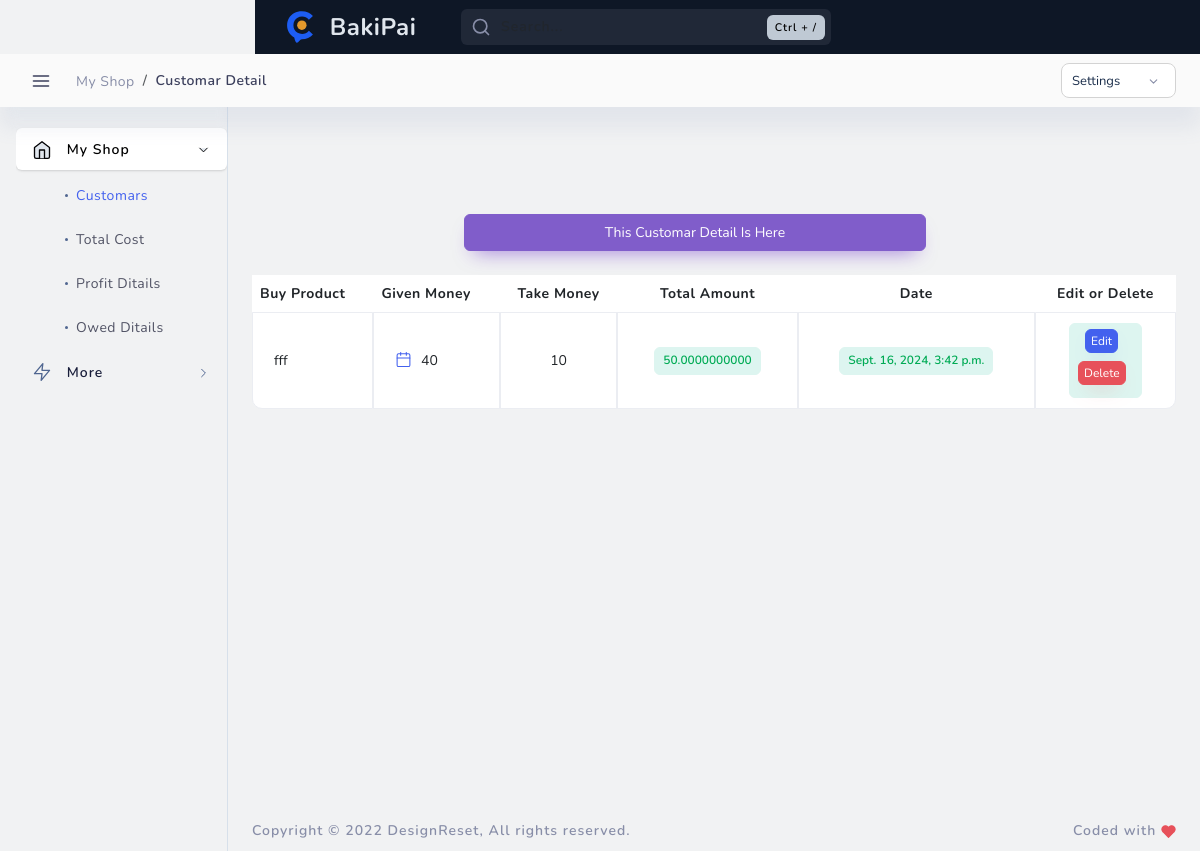
The app's page /customar_detail/3/ with its own data.
### admin_panel/models.py (models this page shows, shortened)
class customar_ditail(models.Model):
    customer = models.ForeignKey(customar, on_delete=models.CASCADE)
    buy_product = models.TextField(max_length=1000)
    given_money =  models.IntegerField()
    get_money = models.IntegerField(blank=True, null=True)
    total_amount = models.DecimalField(max_digits=100, decimal_places=10 , default=0)
    transaction_date = models.DateTimeField(auto_now_add=True)
    pay_at = models.DateTimeField(null=True , blank=True)

### admin_panel/views.py (the view)
# urls.py: path('customar_detail/<int:id>/', customar_details, name='customar_detail'),
def customar_details(request , id ):
    customer = get_object_or_404(customar, id=id)
    detail = customar_ditail.objects.filter(customer=customer)
    delete_customar_detail = request.POST.get('delete')
    if request.method == 'POST' and delete_customar_detail:
        delete_cus_detail = customar_ditail.objects.get( id = delete_customar_detail)
        delete_cus_detail.delete()
        return redirect('customar_detail/<int:id>')
    context = {
         'detail':detail
    }
    return render(request , 'admin_panel/customar_detail.html',context)

### admin_panel/templates/admin_panel/customar_detail.html (shortened to what this page needs)
{% load static %}
<!DOCTYPE html>
<html lang="en">
<head>
    <link href="{% static 'admin_theme/layouts/vertical-dark-menu/css/light/loader.css' %}" rel="stylesheet" type="text/css" />
    <link href="{% static 'admin_theme/layouts/vertical-dark-menu/css/dark/loader.css' %}" rel="stylesheet" type="text/css" />
    <link href="{% static 'admin_theme/src/bootstrap/css/bootstrap.min.css' %}" rel="stylesheet" type="text/css" />
    <link href="{% static 'admin_theme/layouts/vertical-dark-menu/css/light/plugins.css' %}" rel="stylesheet" type="text/css" />
    <link href="{% static 'admin_theme/layouts/vertical-dark-menu/css/dark/plugins.css' %}" rel="stylesheet" type="text/css" />
    <link href="{% static 'admin_theme/src/plugins/src/apex/apexcharts.css' %}" rel="stylesheet" type="text/css">
    <link href="{% static 'admin_theme/src/assets/css/light/dashboard/dash_1.css' %}" rel="stylesheet" type="text/css" />
    <link href="{% static 'admin_theme/src/assets/css/dark/dashboard/dash_1.css' %}" rel="stylesheet" type="text/css" />
</head>
<body class="layout-boxed">
    <div class="header-container container-xxl">
        <header class="header navbar navbar-expand-sm expand-header">
            <ul class="navbar-item theme-brand flex-row  text-center">
                <li class="nav-item theme-logo">
                    <a href="index.html">
                        <img src="{% static 'admin_theme/src/assets/img/logo2.svg' %}" class="navbar-logo" alt="logo">
                    </a>
                </li>
                <li class="nav-item theme-text">
                    <a href="index.html" class="nav-link"> BakiPai</a>
                </li>
            </ul>
            <div class="search-animated toggle-search">
                <svg xmlns="http://www.w3.org/2000/svg" width="24" height="24" viewBox="0 0 24 24" fill="none" stroke="currentColor" stroke-width="2" stroke-linecap="round" stroke-linejoin="round" class="feather feather-search"><circle cx="11" cy="11" r="8"></circle><line x1="21" y1="21" x2="16.65" y2="16.65"></line></svg>
                <form class="form-inline search-full form-inline search" role="search">
                    <div class="search-bar">
                        <input type="text" class="form-control search-form-control  ml-lg-auto" placeholder="Search...">
                    </div>
                </form>
                <span class="badge badge-secondary">Ctrl + /</span>
            </div>
        </header>
    </div>
    <div class="main-container" id="container">
        <div class="sidebar-wrapper sidebar-theme">
            <nav id="sidebar">
                <div class="shadow-bottom"></div>
                <ul class="list-unstyled menu-categories" id="accordionExample">
                    <li class="menu active">
                        <a href="#dashboard" data-bs-toggle="collapse" aria-expanded="true" class="dropdown-toggle">
                            <div class="">
                                <span>My Shop</span>
                            </div>
                            <div>
                                <svg xmlns="http://www.w3.org/2000/svg" width="24" height="24" viewBox="0 0 24 24" fill="none" stroke="currentColor" stroke-width="2" stroke-linecap="round" stroke-linejoin="round" class="feather feather-chevron-right"><polyline points="9 18 15 12 9 6"></polyline></svg>
                            </div>
                        </a>
                        <ul class="collapse submenu list-unstyled show" id="dashboard" data-bs-parent="#accordionExample">
                            <li class="active">
                                <a href="{% url 'customar_list' %}"> Customars </a>
                            </li>
                            <li>
                                <a href="./index2.html">Total Cost </a>
                            </li>
                            <li>
                                <a href="{% url 'profit_detail' %}"> Profit Ditails </a>
                            </li>
                            <li>
                                <a href="{% url 'owed_detail' %}"> Owed Ditails</a>
                            </li>
                        </ul>
                    </li>
                    <li class="menu">
                        <a href="#elements" data-bs-toggle="collapse" aria-expanded="false" class="dropdown-toggle">
                            <div class="">
                                <svg xmlns="http://www.w3.org/2000/svg" width="24" height="24" viewBox="0 0 24 24" fill="none" stroke="currentColor" stroke-width="2" stroke-linecap="round" stroke-linejoin="round" class="feather feather-zap"><polygon points="13 2 3 14 12 14 11 22 21 10 12 10 13 2"></polygon></svg>
                                <span>More</span>
                            </div>
                            <div>
                                <svg xmlns="http://www.w3.org/2000/svg" width="24" height="24" viewBox="0 0 24 24" fill="none" stroke="currentColor" stroke-width="2" stroke-linecap="round" stroke-linejoin="round" class="feather feather-chevron-right"><polyline points="9 18 15 12 9 6"></polyline></svg>
                            </div>
                        </a>
            </nav>
        </div>
        <div id="content" class="main-content">
            <div class="layout-px-spacing">
                <div class="middle-content container-xxl p-0">
                    <div class="table-responsive">
                        <table class="table table-hover table-bordered">
                            <div class="container mt-4">
                                <tr>
                                    <div id="content" class="main-content">
                                        <div class="d-grid gap-2">
                                            <button class="btn btn-secondary mb-4 w-100" type="button">This Customar Detail Is Here </button>
                                    </div>
                                    <th scope="col">Buy Product</th>
                                    <th scope="col">Given Money</th>
                                    <th class="text-center" scope="col">Take Money</th>
                                    <th class="text-center" scope="col">Total Amount</th>
                                    <th class="text-center" scope="col">Date</th>
                                    <th class="text-center" scope="col">Edit or Delete</th>
                                </tr>
                            <tbody>
                        {% for details in detail %}
                                <tr>
                                    <td>{{details.buy_product}}</td>
                                    <td>
                                        <span class="table-inner-text">{{details.given_money}}</span>
                                    </td>
                                    <td class="text-center">{{details.get_money}}</td>
                                    <td class="text-center">
                                        <span class="badge badge-light-success">{{details.total_amount}}</span>
                                    </td>
                                    <td class="text-center">
                                        <span class="badge badge-light-success">{{details.transaction_date}}</span>
                                    </td>
                                    <td class="text-center">
                                        <span class="badge badge-light-success">
                                            <a href="{% url 'update_customer_detail' details.id %}">
                                                <button class="btn btn-primary mb-2 me-2" style="padding: 2px 5px; font-size: 12px;">Edit</button>
                                            </a>
                                            <form method="POST">
                                                <button class="btn btn-danger mb-2 me-2" style="padding: 2px 5px; font-size: 12px;"  data-id="{{ details.id }}">
                                                    Delete
                                                </button>
                                               </form>
                                        </span>
                                    </td>
                                </tr>
                        {% endfor %}
                            </tbody>
                        </table>
                    </div>
                    <div class="secondary-nav">
                        <div class="breadcrumbs-container" data-page-heading="Analytics">
                            <header class="header navbar navbar-expand-sm">
                                <a href="javascript:void(0);" class="btn-toggle sidebarCollapse" data-placement="bottom">
                                </a>
                                <div class="d-flex breadcrumb-content">
                                    <div class="page-header">
                                        <nav class="breadcrumb-style-one" aria-label="breadcrumb">
                                            <ol class="breadcrumb">
                                                <li class="breadcrumb-item"><a href="{% url 'index' %}">My Shop</a></li>
                                                <li class="breadcrumb-item active" aria-current="page">Customar Detail</li>
                                            </ol>
                                        </nav>
                                    </div>
                                </div>
                                <ul class="navbar-nav flex-row ms-auto breadcrumb-action-dropdown">
                                    <li class="nav-item more-dropdown">
                                        <div class="dropdown  custom-dropdown-icon">
                                            <a class="dropdown-toggle btn" href="#" role="button" id="customDropdown" data-bs-toggle="dropdown" aria-haspopup="true" aria-expanded="false">
                                                <span>Settings</span>
                                                <svg xmlns="http://www.w3.org/2000/svg" width="24" height="24" viewBox="0 0 24 24" fill="none" stroke="currentColor" stroke-width="2" stroke-linecap="round" stroke-linejoin="round" class="feather feather-chevron-down custom-dropdown-arrow"><polyline points="6 9 12 15 18 9"></polyline></svg>
                                            </a>
                                        </div>
                                    </li>
                                </ul>
                            </header>
                        </div>
                    </div>
                    </div>
                </div>
            <div class="footer-wrapper">
                <div class="footer-section f-section-1">
                    <p class="">Copyright © <span class="dynamic-year">2022</span> <a target="_blank" href="https://designreset.com/cork-admin/">DesignReset</a>, All rights reserved.</p>
                </div>
                <div class="footer-section f-section-2">
                    <p class="">Coded with </p>
                </div>
            </div>
        </div>
    </div>
</body>
</html>

### records on screen
customar_ditail: buy_product "fff", given_money "40", get_money "10", total_amount "50.0000000000", transaction_date "Sept. 16, 2024, 3:42 p.m."
